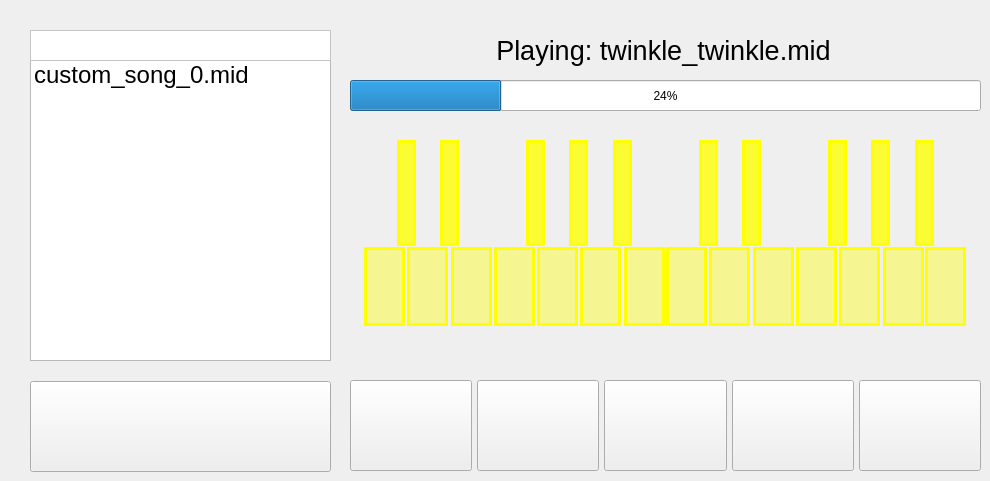
      <widget class="QWidget" name="page_player">
       <widget class="QListWidget" name="listWidget_player_files">
        <property name="geometry">
         <rect>
          <x>30</x>
          <y>60</y>
          <width>301</width>
          <height>301</height>
         </rect>
        </property>
        <property name="font">
         <font>
          <pointsize>18</pointsize>
         </font>
        </property>
        <property name="focusPolicy">
         <enum>Qt::StrongFocus</enum>
        </property>
        <item>
         <property name="text">
          <string>custom_song_0.mid</string>
         </property>
        </item>
       </widget>
       <widget class="QWidget" name="layoutWidget_4">
        <property name="geometry">
         <rect>
          <x>350</x>
          <y>380</y>
          <width>631</width>
          <height>91</height>
         </rect>
        </property>
        <layout class="QHBoxLayout" name="horizontalLayout_33">
         <property name="spacing">
          <number>5</number>
         </property>
         <property name="sizeConstraint">
          <enum>QLayout::SetDefaultConstraint</enum>
         </property>
         <property name="margin">
          <number>0</number>
         </property>
         <item>
          <widget class="QPushButton" name="btn_player_back">
           <property name="sizePolicy">
            <sizepolicy hsizetype="Minimum" vsizetype="MinimumExpanding">
             <horstretch>0</horstretch>
             <verstretch>0</verstretch>
            </sizepolicy>
           </property>
           <property name="font">
            <font>
             <family>Piboto Condensed</family>
             <pointsize>30</pointsize>
            </font>
           </property>
           <property name="focusPolicy">
            <enum>Qt::NoFocus</enum>
           </property>
           <property name="toolTip">
            <string>Back/Restart (&lt;)</string>
           </property>
           <property name="text">
            <string/>
           </property>
           <property name="icon">
            <iconset resource="../resources/resources.qrc">
             <normaloff>:/newPrefix/player-back.png</normaloff>:/newPrefix/player-back.png</iconset>
           </property>
           <property name="iconSize">
            <size>
             <width>50</width>
             <height>50</height>
            </size>
           </property>
           <property name="shortcut">
            <string>,</string>
           </property>
          </widget>
         </item>
         <item>
          <widget class="QPushButton" name="btn_player_play">
           <property name="sizePolicy">
            <sizepolicy hsizetype="Minimum" vsizetype="MinimumExpanding">
             <horstretch>0</horstretch>
             <verstretch>0</verstretch>
            </sizepolicy>
           </property>
           <property name="font">
            <font>
             <family>Piboto Condensed</family>
             <pointsize>30</pointsize>
            </font>
           </property>
           <property name="focusPolicy">
            <enum>Qt::NoFocus</enum>
           </property>
           <property name="toolTip">
            <string>Play (Spacebar)</string>
           </property>
           <property name="styleSheet">
            <string notr="true"/>
           </property>
           <property name="text">
            <string/>
           </property>
           <property name="icon">
            <iconset resource="../resources/resources.qrc">
             <normaloff>:/newPrefix/player-play.png</normaloff>:/newPrefix/player-play.png</iconset>
           </property>
           <property name="iconSize">
            <size>
             <width>50</width>
             <height>50</height>
            </size>
           </property>
           <property name="shortcut">
            <string>Space</string>
           </property>
          </widget>
         </item>
         <item>
          <widget class="QPushButton" name="btn_player_pause">
           <property name="sizePolicy">
            <sizepolicy hsizetype="Minimum" vsizetype="MinimumExpanding">
             <horstretch>0</horstretch>
             <verstretch>0</verstretch>
            </sizepolicy>
           </property>
           <property name="font">
            <font>
             <family>Piboto Condensed</family>
             <pointsize>30</pointsize>
            </font>
           </property>
           <property name="focusPolicy">
            <enum>Qt::NoFocus</enum>
           </property>
           <property name="toolTip">
            <string>Pause (Spacebar)</string>
           </property>
           <property name="styleSheet">
            <string notr="true"/>
           </property>
           <property name="text">
            <string/>
           </property>
           <property name="icon">
            <iconset resource="../resources/resources.qrc">
             <normaloff>:/newPrefix/player-pause.png</normaloff>:/newPrefix/player-pause.png</iconset>
           </property>
           <property name="iconSize">
            <size>
             <width>50</width>
             <height>50</height>
            </size>
           </property>
           <property name="shortcut">
            <string>Space</string>
           </property>
          </widget>
         </item>
         <item>
          <widget class="QPushButton" name="btn_player_stop">
           <property name="sizePolicy">
            <sizepolicy hsizetype="Minimum" vsizetype="MinimumExpanding">
             <horstretch>0</horstretch>
             <verstretch>0</verstretch>
            </sizepolicy>
           </property>
           <property name="font">
            <font>
             <family>Piboto Condensed</family>
             <pointsize>30</pointsize>
            </font>
           </property>
           <property name="focusPolicy">
            <enum>Qt::NoFocus</enum>
           </property>
           <property name="toolTip">
            <string>Stop (Backspace)</string>
           </property>
           <property name="styleSheet">
            <string notr="true"/>
           </property>
           <property name="text">
            <string/>
           </property>
           <property name="icon">
            <iconset resource="../resources/resources.qrc">
             <normaloff>:/newPrefix/player-stop.png</normaloff>:/newPrefix/player-stop.png</iconset>
           </property>
           <property name="iconSize">
            <size>
             <width>50</width>
             <height>50</height>
            </size>
           </property>
           <property name="shortcut">
            <string>Backspace</string>
           </property>
          </widget>
         </item>
         <item>
          <widget class="QPushButton" name="btn_player_next">
           <property name="sizePolicy">
            <sizepolicy hsizetype="Minimum" vsizetype="MinimumExpanding">
             <horstretch>0</horstretch>
             <verstretch>0</verstretch>
            </sizepolicy>
           </property>
           <property name="font">
            <font>
             <family>Piboto Condensed</family>
             <pointsize>30</pointsize>
            </font>
           </property>
           <property name="focusPolicy">
            <enum>Qt::NoFocus</enum>
           </property>
           <property name="toolTip">
            <string>Next (&gt;)</string>
           </property>
           <property name="autoFillBackground">
            <bool>false</bool>
           </property>
           <property name="styleSheet">
            <string notr="true"/>
           </property>
           <property name="text">
            <string/>
           </property>
           <property name="icon">
            <iconset resource="../resources/resources.qrc">
             <normaloff>:/newPrefix/player-next.png</normaloff>:/newPrefix/player-next.png</iconset>
           </property>
           <property name="iconSize">
            <size>
             <width>50</width>
             <height>50</height>
            </size>
           </property>
           <property name="shortcut">
            <string>.</string>
           </property>
          </widget>
         </item>
        </layout>
       </widget>
       <widget class="QPushButton" name="btn_player_shuffle">
        <property name="geometry">
         <rect>
          <x>30</x>
          <y>30</y>
          <width>31</width>
          <height>31</height>
         </rect>
        </property>
        <property name="focusPolicy">
         <enum>Qt::NoFocus</enum>
        </property>
        <property name="toolTip">
         <string>Shuffle</string>
        </property>
        <property name="text">
         <string/>
        </property>
        <property name="icon">
         <iconset resource="../resources/resources.qrc">
          <normaloff>:/newPrefix/player-shuffle.png</normaloff>:/newPrefix/player-shuffle.png</iconset>
        </property>
        <property name="iconSize">
         <size>
          <width>25</width>
          <height>25</height>
         </size>
        </property>
        <property name="flat">
         <bool>true</bool>
        </property>
       </widget>
       <widget class="QPushButton" name="btn_player_alpha">
        <property name="geometry">
         <rect>
          <x>30</x>
          <y>30</y>
          <width>31</width>
          <height>31</height>
         </rect>
        </property>
        <property name="focusPolicy">
         <enum>Qt::NoFocus</enum>
        </property>
        <property name="toolTip">
         <string>Alphabetical</string>
        </property>
        <property name="text">
         <string/>
        </property>
        <property name="icon">
         <iconset resource="../resources/resources.qrc">
          <normaloff>:/newPrefix/player-alpha.png</normaloff>:/newPrefix/player-alpha.png</iconset>
        </property>
        <property name="iconSize">
         <size>
          <width>25</width>
          <height>25</height>
         </size>
        </property>
        <property name="flat">
         <bool>true</bool>
        </property>
       </widget>
       <widget class="QPushButton" name="btn_player_add_files">
        <property name="geometry">
         <rect>
          <x>300</x>
          <y>30</y>
          <width>31</width>
          <height>31</height>
         </rect>
        </property>
        <property name="focusPolicy">
         <enum>Qt::NoFocus</enum>
        </property>
        <property name="toolTip">
         <string>Add files from USB drives</string>
        </property>
        <property name="text">
         <string/>
        </property>
        <property name="icon">
         <iconset resource="../resources/resources.qrc">
          <normaloff>:/newPrefix/player-add.png</normaloff>:/newPrefix/player-add.png</iconset>
        </property>
        <property name="iconSize">
         <size>
          <width>25</width>
          <height>25</height>
         </size>
        </property>
        <property name="flat">
         <bool>true</bool>
        </property>
       </widget>
       <widget class="QLabel" name="label_player_2">
        <property name="geometry">
         <rect>
          <x>30</x>
          <y>30</y>
          <width>301</width>
          <height>31</height>
         </rect>
        </property>
        <property name="font">
         <font>
          <pointsize>20</pointsize>
         </font>
        </property>
        <property name="styleSheet">
         <string notr="true">background-color: rgb(255, 255, 255);</string>
        </property>
        <property name="frameShape">
         <enum>QFrame::StyledPanel</enum>
        </property>
        <property name="frameShadow">
         <enum>QFrame::Plain</enum>
        </property>
        <property name="text">
         <string/>
        </property>
        <property name="alignment">
         <set>Qt::AlignCenter</set>
        </property>
       </widget>
       <widget class="QLabel" name="label_player">
        <property name="geometry">
         <rect>
          <x>358</x>
          <y>30</y>
          <width>611</width>
          <height>41</height>
         </rect>
        </property>
        <property name="font">
         <font>
          <pointsize>20</pointsize>
         </font>
        </property>
        <property name="text">
         <string>Playing: twinkle_twinkle.mid</string>
        </property>
        <property name="alignment">
         <set>Qt::AlignCenter</set>
        </property>
       </widget>
       <widget class="QProgressBar" name="progressBar_player">
        <property name="geometry">
         <rect>
          <x>350</x>
          <y>80</y>
          <width>631</width>
          <height>31</height>
         </rect>
        </property>
        <property name="value">
         <number>24</number>
        </property>
       </widget>
       <widget class="QWidget" name="layoutWidget">
        <property name="geometry">
         <rect>
          <x>30</x>
          <y>381</y>
          <width>301</width>
          <height>91</height>
         </rect>
        </property>
        <layout class="QHBoxLayout" name="horizontalLayout_2">
         <property name="spacing">
          <number>5</number>
         </property>
         <property name="margin">
          <number>0</number>
         </property>
         <item>
          <widget class="QPushButton" name="btn_player_home">
           <property name="sizePolicy">
            <sizepolicy hsizetype="Minimum" vsizetype="MinimumExpanding">
             <horstretch>0</horstretch>
             <verstretch>0</verstretch>
            </sizepolicy>
           </property>
           <property name="font">
            <font>
             <family>Piboto Condensed</family>
             <pointsize>30</pointsize>
            </font>
           </property>
           <property name="focusPolicy">
            <enum>Qt::NoFocus</enum>
           </property>
           <property name="text">
            <string/>
           </property>
           <property name="icon">
            <iconset resource="../resources/resources.qrc">
             <normaloff>:/newPrefix/home.png</normaloff>:/newPrefix/home.png</iconset>
           </property>
           <property name="iconSize">
            <size>
             <width>50</width>
             <height>50</height>
            </size>
           </property>
          </widget>
         </item>
        </layout>
       </widget>
       <widget class="QLabel" name="kb_piano_img_3">
        <property name="geometry">
         <rect>
          <x>350</x>
          <y>128</y>
          <width>631</width>
          <height>211</height>
         </rect>
        </property>
        <property name="sizePolicy">
         <sizepolicy hsizetype="Fixed" vsizetype="Preferred">
          <horstretch>0</horstretch>
          <verstretch>0</verstretch>
         </sizepolicy>
        </property>
        <property name="frameShape">
         <enum>QFrame::NoFrame</enum>
        </property>
        <property name="text">
         <string>&lt;html&gt;&lt;head/&gt;&lt;body&gt;&lt;p align=&quot;center&quot;&gt;&lt;img src=&quot;:/newPrefix/24-key-piano.jpg&quot;/&gt;&lt;/p&gt;&lt;/body&gt;&lt;/html&gt;</string>
        </property>
       </widget>
       <widget class="QLabel" name="ind_p1">
        <property name="geometry">
         <rect>
          <x>364</x>
          <y>247</y>
          <width>41</width>
          <height>79</height>
         </rect>
        </property>
        <property name="autoFillBackground">
         <bool>false</bool>
        </property>
        <property name="styleSheet">
         <string notr="true">color: rgb(255, 255, 0);
background-color: rgba(255, 255, 0, 100);</string>
        </property>
        <property name="frameShape">
         <enum>QFrame::Box</enum>
        </property>
        <property name="lineWidth">
         <number>3</number>
        </property>
        <property name="text">
         <string/>
        </property>
       </widget>
       <widget class="QLabel" name="ind_p2">
        <property name="geometry">
         <rect>
          <x>397</x>
          <y>140</y>
          <width>19</width>
          <height>106</height>
         </rect>
        </property>
        <property name="autoFillBackground">
         <bool>false</bool>
        </property>
        <property name="styleSheet">
         <string notr="true">color: rgb(255, 255, 0);
background-color: rgba(255, 255, 0, 200);</string>
        </property>
        <property name="frameShape">
         <enum>QFrame::Box</enum>
        </property>
        <property name="lineWidth">
         <number>3</number>
        </property>
        <property name="text">
         <string/>
        </property>
       </widget>
       <widget class="QLabel" name="ind_p3">
        <property name="geometry">
         <rect>
          <x>407</x>
          <y>247</y>
          <width>41</width>
          <height>79</height>
         </rect>
        </property>
        <property name="autoFillBackground">
         <bool>false</bool>
        </property>
        <property name="styleSheet">
         <string notr="true">color: rgb(255, 255, 0);
background-color: rgba(255, 255, 0, 100);</string>
        </property>
        <property name="frameShape">
         <enum>QFrame::Box</enum>
        </property>
        <property name="lineWidth">
         <number>3</number>
        </property>
        <property name="text">
         <string/>
        </property>
       </widget>
       <widget class="QLabel" name="ind_p5">
        <property name="geometry">
         <rect>
          <x>451</x>
          <y>247</y>
          <width>41</width>
          <height>79</height>
         </rect>
        </property>
        <property name="autoFillBackground">
         <bool>false</bool>
        </property>
        <property name="styleSheet">
         <string notr="true">color: rgb(255, 255, 0);
background-color: rgba(255, 255, 0, 100);</string>
        </property>
        <property name="frameShape">
         <enum>QFrame::Box</enum>
        </property>
        <property name="lineWidth">
         <number>3</number>
        </property>
        <property name="text">
         <string/>
        </property>
       </widget>
       <widget class="QLabel" name="ind_p6">
        <property name="geometry">
         <rect>
          <x>494</x>
          <y>247</y>
          <width>41</width>
          <height>79</height>
         </rect>
        </property>
        <property name="autoFillBackground">
         <bool>false</bool>
        </property>
        <property name="styleSheet">
         <string notr="true">color: rgb(255, 255, 0);
background-color: rgba(255, 255, 0, 100);</string>
        </property>
        <property name="frameShape">
         <enum>QFrame::Box</enum>
        </property>
        <property name="lineWidth">
         <number>3</number>
        </property>
        <property name="text">
         <string/>
        </property>
       </widget>
       <widget class="QLabel" name="ind_p12">
        <property name="geometry">
         <rect>
          <x>624</x>
          <y>247</y>
          <width>41</width>
          <height>79</height>
         </rect>
        </property>
        <property name="autoFillBackground">
         <bool>false</bool>
        </property>
        <property name="styleSheet">
         <string notr="true">color: rgb(255, 255, 0);
background-color: rgba(255, 255, 0, 100);</string>
        </property>
        <property name="frameShape">
         <enum>QFrame::Box</enum>
        </property>
        <property name="lineWidth">
         <number>3</number>
        </property>
        <property name="text">
         <string/>
        </property>
       </widget>
       <widget class="QLabel" name="ind_p10">
        <property name="geometry">
         <rect>
          <x>580</x>
          <y>247</y>
          <width>41</width>
          <height>79</height>
         </rect>
        </property>
        <property name="autoFillBackground">
         <bool>false</bool>
        </property>
        <property name="styleSheet">
         <string notr="true">color: rgb(255, 255, 0);
background-color: rgba(255, 255, 0, 100);</string>
        </property>
        <property name="frameShape">
         <enum>QFrame::Box</enum>
        </property>
        <property name="lineWidth">
         <number>3</number>
        </property>
        <property name="text">
         <string/>
        </property>
       </widget>
       <widget class="QLabel" name="ind_p8">
        <property name="geometry">
         <rect>
          <x>537</x>
          <y>247</y>
          <width>41</width>
          <height>79</height>
         </rect>
        </property>
        <property name="autoFillBackground">
         <bool>false</bool>
        </property>
        <property name="styleSheet">
         <string notr="true">color: rgb(255, 255, 0);
background-color: rgba(255, 255, 0, 100);</string>
        </property>
        <property name="frameShape">
         <enum>QFrame::Box</enum>
        </property>
        <property name="lineWidth">
         <number>3</number>
        </property>
        <property name="text">
         <string/>
        </property>
       </widget>
       <widget class="QLabel" name="ind_p13">
        <property name="geometry">
         <rect>
          <x>666</x>
          <y>247</y>
          <width>41</width>
          <height>79</height>
         </rect>
        </property>
        <property name="autoFillBackground">
         <bool>false</bool>
        </property>
        <property name="styleSheet">
         <string notr="true">color: rgb(255, 255, 0);
background-color: rgba(255, 255, 0, 100);</string>
        </property>
        <property name="frameShape">
         <enum>QFrame::Box</enum>
        </property>
        <property name="lineWidth">
         <number>3</number>
        </property>
        <property name="text">
         <string/>
        </property>
       </widget>
       <widget class="QLabel" name="ind_p15">
        <property name="geometry">
         <rect>
          <x>709</x>
          <y>247</y>
          <width>41</width>
          <height>79</height>
         </rect>
        </property>
        <property name="autoFillBackground">
         <bool>false</bool>
        </property>
        <property name="styleSheet">
         <string notr="true">color: rgb(255, 255, 0);
background-color: rgba(255, 255, 0, 100);</string>
        </property>
        <property name="frameShape">
         <enum>QFrame::Box</enum>
        </property>
        <property name="lineWidth">
         <number>3</number>
        </property>
        <property name="text">
         <string/>
        </property>
       </widget>
       <widget class="QLabel" name="ind_p17">
        <property name="geometry">
         <rect>
          <x>753</x>
          <y>247</y>
          <width>41</width>
          <height>79</height>
         </rect>
        </property>
        <property name="autoFillBackground">
         <bool>false</bool>
        </property>
        <property name="styleSheet">
         <string notr="true">color: rgb(255, 255, 0);
background-color: rgba(255, 255, 0, 100);</string>
        </property>
        <property name="frameShape">
         <enum>QFrame::Box</enum>
        </property>
        <property name="lineWidth">
         <number>3</number>
        </property>
        <property name="text">
         <string/>
        </property>
       </widget>
       <widget class="QLabel" name="ind_p18">
        <property name="geometry">
         <rect>
          <x>796</x>
          <y>247</y>
          <width>41</width>
          <height>79</height>
         </rect>
        </property>
        <property name="autoFillBackground">
         <bool>false</bool>
        </property>
        <property name="styleSheet">
         <string notr="true">color: rgb(255, 255, 0);
background-color: rgba(255, 255, 0, 100);</string>
        </property>
        <property name="frameShape">
         <enum>QFrame::Box</enum>
        </property>
        <property name="lineWidth">
         <number>3</number>
        </property>
        <property name="text">
         <string/>
        </property>
       </widget>
       <widget class="QLabel" name="ind_p20">
        <property name="geometry">
         <rect>
          <x>839</x>
          <y>247</y>
          <width>41</width>
          <height>79</height>
         </rect>
        </property>
        <property name="autoFillBackground">
         <bool>false</bool>
        </property>
        <property name="styleSheet">
         <string notr="true">color: rgb(255, 255, 0);
background-color: rgba(255, 255, 0, 100);</string>
        </property>
        <property name="frameShape">
         <enum>QFrame::Box</enum>
        </property>
        <property name="lineWidth">
         <number>3</number>
        </property>
        <property name="text">
         <string/>
        </property>
       </widget>
       <widget class="QLabel" name="ind_p22">
        <property name="geometry">
         <rect>
          <x>883</x>
          <y>247</y>
          <width>41</width>
          <height>79</height>
         </rect>
        </property>
        <property name="autoFillBackground">
         <bool>false</bool>
        </property>
        <property name="styleSheet">
         <string notr="true">color: rgb(255, 255, 0);
background-color: rgba(255, 255, 0, 100);</string>
        </property>
        <property name="frameShape">
         <enum>QFrame::Box</enum>
        </property>
        <property name="lineWidth">
         <number>3</number>
        </property>
        <property name="text">
         <string/>
        </property>
       </widget>
       <widget class="QLabel" name="ind_p24">
        <property name="geometry">
         <rect>
          <x>925</x>
          <y>247</y>
          <width>41</width>
          <height>79</height>
         </rect>
        </property>
        <property name="autoFillBackground">
         <bool>false</bool>
        </property>
        <property name="styleSheet">
         <string notr="true">color: rgb(255, 255, 0);
background-color: rgba(255, 255, 0, 100);</string>
        </property>
        <property name="frameShape">
         <enum>QFrame::Box</enum>
        </property>
        <property name="lineWidth">
         <number>3</number>
        </property>
        <property name="text">
         <string/>
        </property>
       </widget>
       <widget class="QLabel" name="ind_p4">
        <property name="geometry">
         <rect>
          <x>440</x>
          <y>140</y>
          <width>19</width>
          <height>106</height>
         </rect>
        </property>
        <property name="autoFillBackground">
         <bool>false</bool>
        </property>
        <property name="styleSheet">
         <string notr="true">color: rgb(255, 255, 0);
background-color: rgba(255, 255, 0, 200);</string>
        </property>
        <property name="frameShape">
         <enum>QFrame::Box</enum>
        </property>
        <property name="lineWidth">
         <number>3</number>
        </property>
        <property name="text">
         <string/>
        </property>
       </widget>
       <widget class="QLabel" name="ind_p7">
        <property name="geometry">
         <rect>
          <x>526</x>
          <y>140</y>
          <width>19</width>
          <height>106</height>
         </rect>
        </property>
        <property name="autoFillBackground">
         <bool>false</bool>
        </property>
        <property name="styleSheet">
         <string notr="true">color: rgb(255, 255, 0);
background-color: rgba(255, 255, 0, 200);</string>
        </property>
        <property name="frameShape">
         <enum>QFrame::Box</enum>
        </property>
        <property name="lineWidth">
         <number>3</number>
        </property>
        <property name="text">
         <string/>
        </property>
       </widget>
       <widget class="QLabel" name="ind_p9">
        <property name="geometry">
         <rect>
          <x>569</x>
          <y>140</y>
          <width>19</width>
          <height>106</height>
         </rect>
        </property>
        <property name="autoFillBackground">
         <bool>false</bool>
        </property>
        <property name="styleSheet">
         <string notr="true">color: rgb(255, 255, 0);
background-color: rgba(255, 255, 0, 200);</string>
        </property>
        <property name="frameShape">
         <enum>QFrame::Box</enum>
        </property>
        <property name="lineWidth">
         <number>3</number>
        </property>
        <property name="text">
         <string/>
        </property>
       </widget>
       <widget class="QLabel" name="ind_p14">
        <property name="geometry">
         <rect>
          <x>699</x>
          <y>140</y>
          <width>19</width>
          <height>106</height>
         </rect>
        </property>
        <property name="autoFillBackground">
         <bool>false</bool>
        </property>
        <property name="styleSheet">
         <string notr="true">color: rgb(255, 255, 0);
background-color: rgba(255, 255, 0, 200);</string>
        </property>
        <property name="frameShape">
         <enum>QFrame::Box</enum>
        </property>
        <property name="lineWidth">
         <number>3</number>
        </property>
        <property name="text">
         <string/>
        </property>
       </widget>
       <widget class="QLabel" name="ind_p16">
        <property name="geometry">
         <rect>
          <x>742</x>
          <y>140</y>
          <width>19</width>
          <height>106</height>
         </rect>
        </property>
        <property name="autoFillBackground">
         <bool>false</bool>
        </property>
        <property name="styleSheet">
         <string notr="true">color: rgb(255, 255, 0);
background-color: rgba(255, 255, 0, 200);</string>
        </property>
        <property name="frameShape">
         <enum>QFrame::Box</enum>
        </property>
        <property name="lineWidth">
         <number>3</number>
        </property>
        <property name="text">
         <string/>
        </property>
       </widget>
       <widget class="QLabel" name="ind_p19">
        <property name="geometry">
         <rect>
          <x>828</x>
          <y>140</y>
          <width>19</width>
          <height>106</height>
         </rect>
        </property>
        <property name="autoFillBackground">
         <bool>false</bool>
        </property>
        <property name="styleSheet">
         <string notr="true">color: rgb(255, 255, 0);
background-color: rgba(255, 255, 0, 200);</string>
        </property>
        <property name="frameShape">
         <enum>QFrame::Box</enum>
        </property>
        <property name="lineWidth">
         <number>3</number>
        </property>
        <property name="text">
         <string/>
        </property>
       </widget>
       <widget class="QLabel" name="ind_p21">
        <property name="geometry">
         <rect>
          <x>871</x>
          <y>140</y>
          <width>19</width>
          <height>106</height>
         </rect>
        </property>
        <property name="autoFillBackground">
         <bool>false</bool>
        </property>
        <property name="styleSheet">
         <string notr="true">color: rgb(255, 255, 0);
background-color: rgba(255, 255, 0, 200);</string>
        </property>
        <property name="frameShape">
         <enum>QFrame::Box</enum>
        </property>
        <property name="lineWidth">
         <number>3</number>
        </property>
        <property name="text">
         <string/>
        </property>
       </widget>
       <widget class="QLabel" name="ind_p23">
        <property name="geometry">
         <rect>
          <x>915</x>
          <y>140</y>
          <width>19</width>
          <height>106</height>
         </rect>
        </property>
        <property name="autoFillBackground">
         <bool>false</bool>
        </property>
        <property name="styleSheet">
         <string notr="true">color: rgb(255, 255, 0);
background-color: rgba(255, 255, 0, 200);</string>
        </property>
        <property name="frameShape">
         <enum>QFrame::Box</enum>
        </property>
        <property name="lineWidth">
         <number>3</number>
        </property>
        <property name="text">
         <string/>
        </property>
       </widget>
       <widget class="QLabel" name="ind_p11">
        <property name="geometry">
         <rect>
          <x>613</x>
          <y>140</y>
          <width>19</width>
          <height>106</height>
         </rect>
        </property>
        <property name="autoFillBackground">
         <bool>false</bool>
        </property>
        <property name="styleSheet">
         <string notr="true">color: rgb(255, 255, 0);
background-color: rgba(255, 255, 0, 200);</string>
        </property>
        <property name="frameShape">
         <enum>QFrame::Box</enum>
        </property>
        <property name="lineWidth">
         <number>3</number>
        </property>
        <property name="text">
         <string/>
        </property>
       </widget>
       <zorder>layoutWidget</zorder>
       <zorder>listWidget_player_files</zorder>
       <zorder>layoutWidget_4</zorder>
       <zorder>label_player_2</zorder>
       <zorder>btn_player_alpha</zorder>
       <zorder>btn_player_add_files</zorder>
       <zorder>btn_player_shuffle</zorder>
       <zorder>label_player</zorder>
       <zorder>progressBar_player</zorder>
       <zorder>kb_piano_img_3</zorder>
       <zorder>ind_p1</zorder>
       <zorder>ind_p2</zorder>
       <zorder>ind_p3</zorder>
       <zorder>ind_p5</zorder>
       <zorder>ind_p6</zorder>
       <zorder>ind_p12</zorder>
       <zorder>ind_p10</zorder>
       <zorder>ind_p8</zorder>
       <zorder>ind_p13</zorder>
       <zorder>ind_p15</zorder>
       <zorder>ind_p17</zorder>
       <zorder>ind_p18</zorder>
       <zorder>ind_p20</zorder>
       <zorder>ind_p22</zorder>
       <zorder>ind_p24</zorder>
       <zorder>ind_p4</zorder>
       <zorder>ind_p7</zorder>
       <zorder>ind_p9</zorder>
       <zorder>ind_p14</zorder>
       <zorder>ind_p16</zorder>
       <zorder>ind_p19</zorder>
       <zorder>ind_p21</zorder>
       <zorder>ind_p23</zorder>
       <zorder>ind_p11</zorder>
      </widget>
